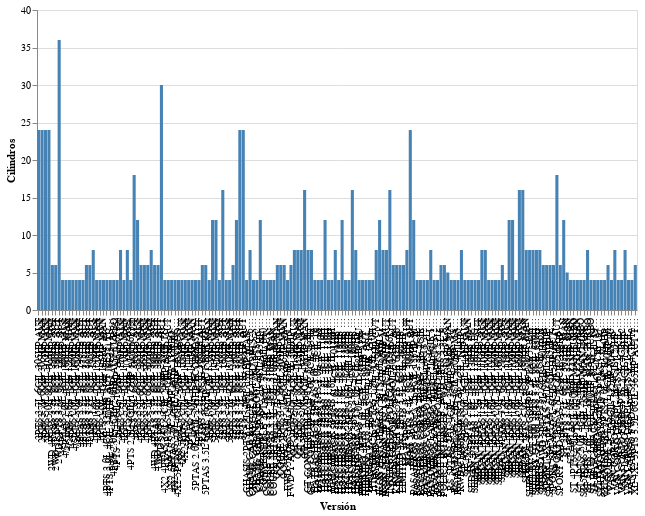

Notebook source saved alongside this figure:
### Code cell
#Importamos altair para visualizar rapidamente los datos

import altair as alts


#Creamos primera grafica


alt.Chart(Ford_insc).mark_bar().encode(
    x='Versión',
    y="Cilindros",
    # The highlight will be set on the result of a conditional statement
    color=alt.condition(
        alt.datum.year == 1810,  # If the year is 1810 this test returns True,
        alt.value('orange'),     # which sets the bar orange.
        alt.value('steelblue')   # And if it's not true it sets the bar steelblue.
    )
).properties(width=600)

### Figure 1 — Vega-Lite specification as saved in the notebook (floating-point values rounded to 4 significant figures; data arrays with more than 128 entries replaced by an {"elided": "..."} marker saying what was removed)
{"config": {"view": {"continuousWidth": 400, "continuousHeight": 300}}, "data": {"name": "data-b65358fa175a2031ebab6518458d83ce"}, "mark": "bar", "encoding": {"color": {"condition": {"value": "orange", "test": "(datum.year === 1810)"}, "value": "steelblue"}, "x": {"field": "Versión", "type": "nominal"}, "y": {"field": "Cilindros", "type": "quantitative"}}, "width": 600, "$schema": "https://vega.github.io/schema/vega-lite/v4.17.0.json", "datasets": {"data-b65358fa175a2031ebab6518458d83ce": {"elided": "257 records"}}}
